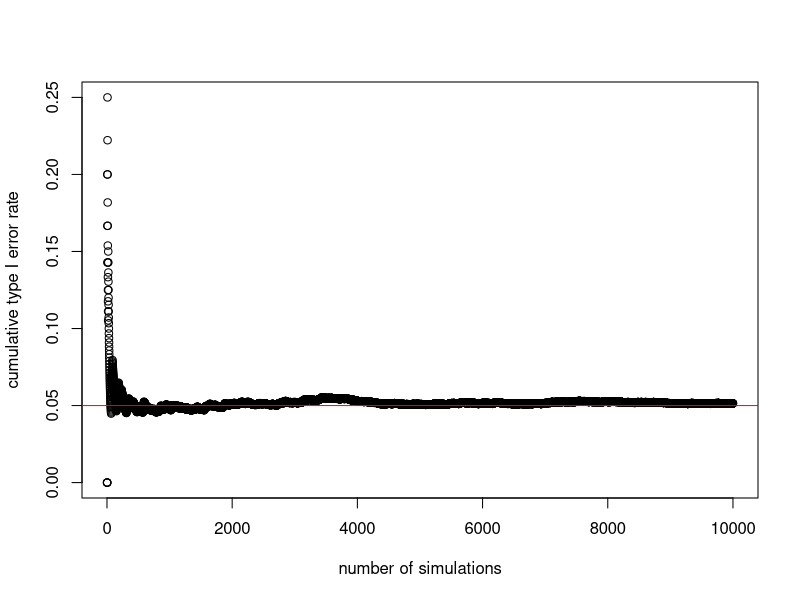
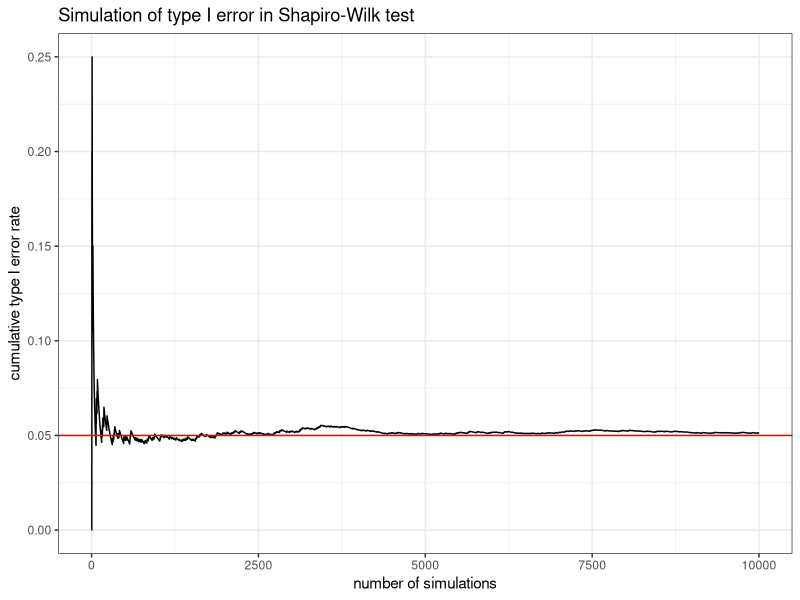

R code for these plots, in order:
# type I error
alpha <- 0.05

# number of simulations
n.simulations <- 10000

# number of observations in each simulation 
n.obs <- 100

# a vector of test results
type.one.error <- replicate(n.simulations, 
                            shapiro.test(rnorm(n.obs))$p.value)<alpha

# type I error for the whole simulation
mean(type.one.error) #[1] 0.0492

# Store cumulative results in data frame for plotting 
sim <- data.frame(
  n.simulations = 1:n.simulations,
  type.one.error.rate = cumsum(type.one.error) / 
    seq_along(type.one.error))

# plot type I error as function of the number of simulations 
plot(sim, xlab="number of simulations", 
     ylab="cumulative type I error rate")

# a line for the true error rate
abline(h=alpha, col="red")

# alternative plot using ggplot2
require(ggplot2)
ggplot(sim, aes(x=n.simulations, y=type.one.error.rate)) + 
  geom_line() + 
  xlab('number of simulations') +
  ylab('cumulative type I error rate') + 
  ggtitle('Simulation of type I error in Shapiro-Wilk test') +
  geom_abline(intercept = 0.05, slope=0, col='red') +
  theme_bw() 